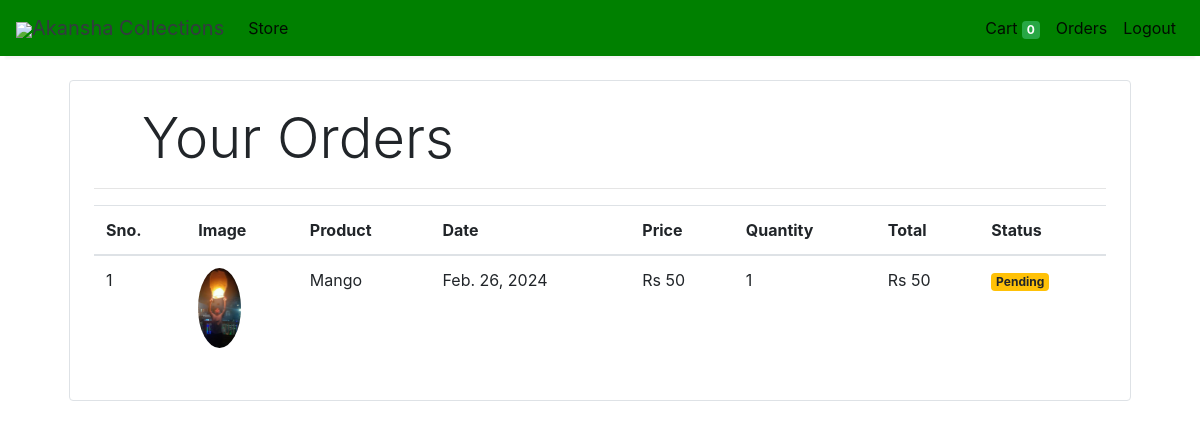
Page /orders (signed in) on the earlier database version.
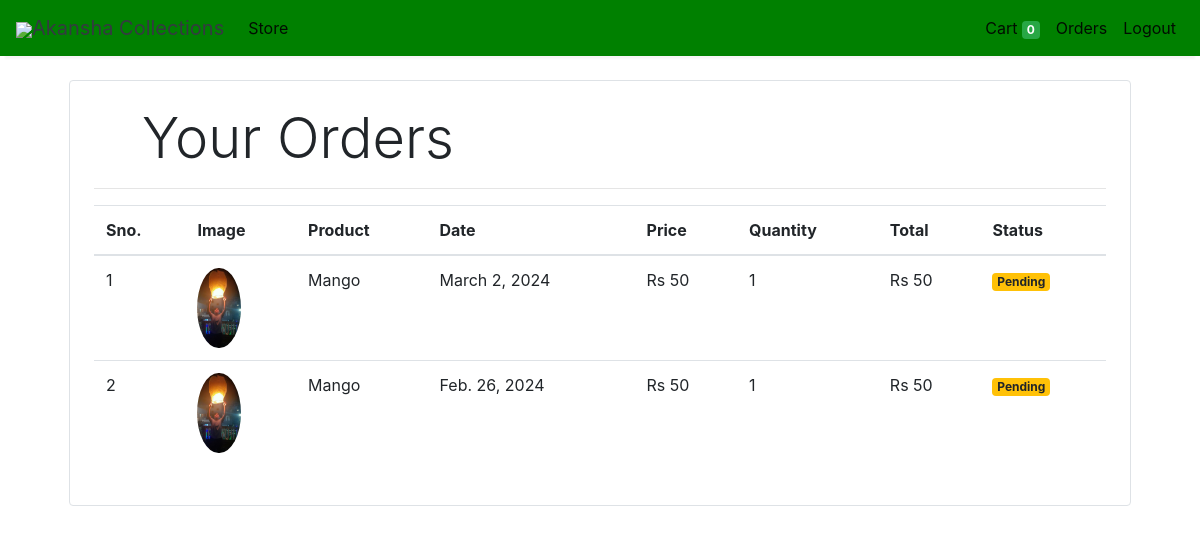
Same page on the later database version.
### store/models/orders.py (models this page shows, shortened)
class Order(models.Model):
    product = models.ForeignKey(Products, on_delete=models.CASCADE)
    customer = models.ForeignKey(Customer, on_delete=models.CASCADE)
    quantity = models.IntegerField(default=1)
    price = models.IntegerField()
    address = models.CharField(max_length=50, default='', blank=True)
    phone = models.CharField(max_length=50, default='', blank=True)
    date = models.DateField(default=datetime.datetime.today)
    status = models.BooleanField(default=False)
    @staticmethod
    def get_orders_by_customer(customer_id):
        return Order.objects.filter(customer=customer_id).order_by('-date')
    def __str__(self):
        return f"Order for {self.product.name} by {self.customer.first_name} {self.customer.last_name}"

### store/models/product.py (models this page shows, shortened)
class Products(models.Model):
    name = models.CharField(max_length=60)
    price= models.IntegerField(default=0)
    category= models.ForeignKey(Category,on_delete=models.CASCADE,default=1 )
    description= models.CharField(max_length=250, default='', blank=True, null= True)
    image= models.ImageField(upload_to='uploads/products/')

### store/middlewares/auth.py (the view)
    def middleware(request):
        print(request.session.get('customer'))
        returnUrl = request.META['PATH_INFO']
        print(request.META['PATH_INFO'])
        if not request.session.get('customer'):
           return redirect(f'login?return_url={returnUrl}')
        response = get_response(request)
        return response

### store/templatetags/custom_filter.py (called while the page is built)
@register.filter(name='currency')
def currency(number):
    return "Rs "+str(number)

@register.filter(name='multiply')
def multiply(number , number1):
    return number * number1

### store/views/orders.py (called while the page is built)
    def get(self , request ):
        customer = request.session.get('customer')
        orders = Order.get_orders_by_customer(customer)
        print(orders)
        return render(request , 'orders.html'  , {'orders' : orders})

### store/templates/orders.html
{% extends 'base.html' %}
{% block content %}
{% load cart %}
{% load custom_filter %}
<div class="container">
   <div class="border rounded p-4 m-4">
        <p class="display-4 pl-4 ml-4">Your Orders</p>
        <hr>
        <table class="table">
            <thead>
                <tr>
                    <th>Sno.</th>
                    <th>Image</th>
                    <th>Product</th>
                    <th>Date</th>
                    <th>Price</th>
                    <th>Quantity</th>
                    <th>Total</th>
                    <th>Status</th>
                </tr>
            </thead>
            <tbody>
                {% for order in orders %}
                <tr>
                    <td>{{forloop.counter}}</td>
                    <td><img style="height: 80px;" class="rounded-circle" src="{{order.product.image.url}}" alt=""></td>
                    <td>{{order.product.name}}</td>
                    <td>{{order.date}}</td>
                    <td>{{order.price|currency}}</td>
                    <td>{{order.quantity}}</td>
                    <td>{{order.quantity|multiply:order.price|currency}}</td>
                    {% if order.status %}
                    <td><small class="badge badge-success">Completed</small></td>
                    {%else%}
                    <td><small class="badge badge-warning">Pending</small></td>
                    {% endif %}
                </tr>
                {% endfor %}
            </tbody>
        </table>
   </div>
</div>
{% endblock %}

### store/templates/base.html (shortened to what this page needs)
<!doctype html>
<html lang="en">
<head>
  <link rel="stylesheet" href="https://maxcdn.bootstrapcdn.com/bootstrap/4.0.0/css/bootstrap.min.css"
>
</head>
<body>
<nav class="one-edge-shadow
  navbar navbar-light
  sticky-top navbar
  navbar-expand-lg
  text-white">
    <a class="navbar-brand ms-3 text-dark " href="/">
    <link rel="stylesheet" href="https://use.fontawesome.com/releases/v5.7.0/css/all.css">
    <img src="https://www.freepnglogos.com/uploads/shopping-cart-png/shopping-cart-svg-png-icon-download-28.png" style="width:50px;height:50px,color:text-light;">Akansha Collections</a>
    <div class="collapse navbar-collapse" id="navbarSupportedContent">
      <ul class="navbar-nav mr-auto">
        <li class="nav-item active">
          <a class="nav-link" href="/store">Store <span class="sr-only">(current)</span></a>
        </li>
          </ul>
      <ul class=" navbar-nav my-2 my-lg-0">
        <li class="nav-item active">
          <a class="nav-link" href="/cart">Cart
            <span class="badge badge-success">{{request.session.cart.keys|length}}</span>
            <span class="sr-only">(current)</span></a>
        </li>
        {% if request.session.customer %}
        <li class="nav-item active ">
          <a class="nav-link" href="/orders">Orders<span class="sr-only">(current)</span></a>
        </li>
        <li class="nav-item active ">
          <a class="nav-link" href="/logout">Logout<span class="sr-only">(current)</span></a>
        </li>
        {% endif %}
      </ul>
    </div>
  </nav>
  {% block content %}{% endblock %}
</body>
</html>

### store/templates/base.html (style rules this page uses)
nav { background-color: green; }
.one-edge-shadow { box-shadow: 0 8px 2px -5px rgb(246, 245, 245); }

Differences in the rows shown:
added Order: product.image (picture), product.name "Mango", date "March 2, 2024", price "Rs 50", quantity "1", quantity|multiply "Rs 50", status "Pending"
